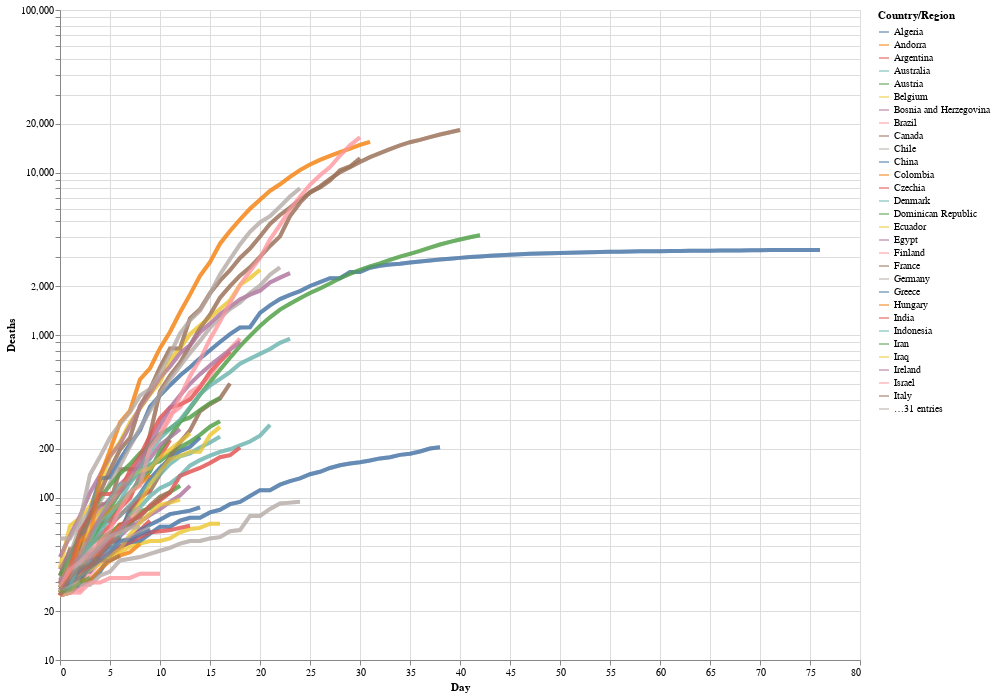

The code cell stored with this chart in its notebook:
### Markdown cell above
It's great that we could add that useful hover tooltip with one line of code `tooltip=['Country/Region', 'Day','Deaths']`, particularly as it adds such information rich interaction to the chart.
One useful aspect of the NYTimes chart was that, when you hovered over a particular curve, it made it stand out against the other. We're going to do something similar here: in the resulting chart, when you click on a curve, the others turn grey.

**Note:** When first attempting to build this chart, I discovered [here](https://github.com/altair-viz/altair/issues/1552) that "multiple conditional values in one encoding are not allowed by the Vega-Lite spec," which is what Altair uses. For this reason, we build the chart, then an overlay, and then combine them.

### Code cell
# Selection tool
selection = alt.selection_single(fields=['Country/Region'])
# Color change when clicked
color = alt.condition(selection,
                    alt.Color('Country/Region:N'),
                    alt.value('lightgray'))


# Base altair plot 
base = alt.Chart(deaths_long).mark_line(strokeWidth=4, opacity=0.7).encode(
    x=alt.X('Day'),
    y=alt.Y('Deaths', scale=alt.Scale(type='log')),
    color='Country/Region',
    tooltip=['Country/Region', 'Day','Deaths']
).properties(
    width=800,
    height=650
)

# Chart
chart = base.encode(
  color=alt.condition(selection, 'Country/Region:N', alt.value('lightgray'))
).add_selection(
  selection
)

# Overlay
overlay = base.encode(
    color='Country/Region',
  opacity=alt.value(0.5),
  tooltip=['Country/Region:N', 'Name:N']
).transform_filter(
  selection
)

# Sum em up!
chart + overlay

### Figure 1 — Vega-Lite specification as saved in the notebook (floating-point values rounded to 4 significant figures; data arrays with more than 128 entries replaced by an {"elided": "..."} marker saying what was removed)
{"config": {"view": {"continuousWidth": 400, "continuousHeight": 300}}, "layer": [{"mark": {"type": "line", "opacity": 0.7, "strokeWidth": 4}, "encoding": {"color": {"condition": {"type": "nominal", "field": "Country/Region", "selection": "selector001"}, "value": "lightgray"}, "tooltip": [{"type": "nominal", "field": "Country/Region"}, {"type": "quantitative", "field": "Day"}, {"type": "quantitative", "field": "Deaths"}], "x": {"type": "quantitative", "field": "Day"}, "y": {"type": "quantitative", "field": "Deaths", "scale": {"type": "log"}}}, "height": 650, "selection": {"selector001": {"type": "single", "fields": ["Country/Region"]}}, "width": 800}, {"mark": {"type": "line", "opacity": 0.7, "strokeWidth": 4}, "encoding": {"color": {"type": "nominal", "field": "Country/Region"}, "opacity": {"value": 0.5}, "tooltip": [{"type": "nominal", "field": "Country/Region"}, {"type": "nominal", "field": "Name"}], "x": {"type": "quantitative", "field": "Day"}, "y": {"type": "quantitative", "field": "Deaths", "scale": {"type": "log"}}}, "height": 650, "transform": [{"filter": {"selection": "selector001"}}], "width": 800}], "data": {"name": "data-93dd2367379fc7fa6abcafd4e778198e"}, "$schema": "https://vega.github.io/schema/vega-lite/v4.8.1.json", "datasets": {"data-93dd2367379fc7fa6abcafd4e778198e": {"elided": "4740 records"}}}
